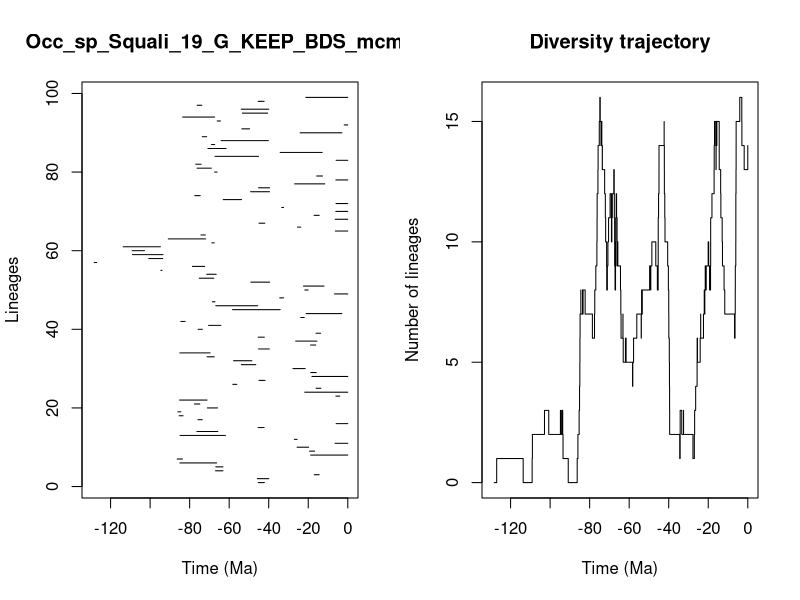

R code for this plot:


pdf(file='../Results/Species/5_MA_bins_EXT_EP_FT/pyrate_mcmc_logs/Occ_sp_Squali_19_G_KEEP_BDS_mcmc_LTT.pdf',width=0.6*20, height=0.6*10)
title = "Occ_sp_Squali_19_G_KEEP_BDS_mcmc"
ts=c(45.30355724523651, 45.744696937990625,16.985956065531223,66.90030628494445,66.75157483186563,84.9170252072499,86.29781430401766,18.769881409824606,19.342157882979603,25.644489784811533,6.444357611528011,27.033251085102115,84.83759544226514,76.33371249789882,45.36137740474045,5.890142549968163,75.81101993858412,85.31962773788631,85.93404916121267,71.03545004912189,77.53654937021685,85.11372443466252,6.0366884128409275,21.780542231846354,16.008292839132416,58.16857226756246,44.907247772675895,18.126406678155725,18.77212060813354,27.733547648450973,53.84668290949234,57.77798055075584,71.17763099884958,84.96484697482683,45.12860185844399,18.835068365571605,26.360750443823004,45.32537974912253,16.06987649697119,75.71763401621857,70.42867733329891,84.4572731772325,23.80633849635314,21.02773871075367,58.299607634950206,66.76424966411713,68.53804976537182,34.433936171074905,6.696099253479088,21.730663327924272,22.409904714723282,49.058387279066935,75.12271220128972,71.35769160279816,94.54586203654937,78.61085048085145,128.28659136400762,100.68797566690536,108.96445682139637,109.09549005189237,113.62340262361747,68.76654534337783,90.82511298157483,74.27382547867154,6.308735065752597,25.452900792789446,44.91178923540685,6.337211343916061,17.036176146940658,6.040037644663149,33.40058183032999,5.947670822988921,63.015074565294235,77.41254546174191,49.15892448222983,45.13143389926617,26.882557023033417,6.058241165518586,15.73751902822732,67.34186331921654,76.2498206913326,76.88011656327231,5.901127010332421,67.15069821648534,34.20647502346262,70.75379820722739,68.96304711877016,64.10715051950314,73.61440484526905,24.075921094887082,53.612385088979224,1.8181474961090578,66.06383443705413,83.55179160099472,53.37027859312594,53.91966898095826,76.20307043378213,45.33873937131368,21.212064809398314)
te=c(42.19594817388472, 39.94226806043379,14.445918399719694,63.12488796075851,63.15936160643207,66.37038664535109,83.61081067418331,0.0,16.81659137906093,19.776167900663488,0.0,25.61312638345528,61.88758368520651,65.73487546352119,42.316250323297545,0.0,73.60172928304087,83.3284520081573,84.45955281864003,65.8931941110106,74.8515394227134,71.18707580248874,4.0572147841499815,0.0,13.611260187052828,56.14260530624828,41.87321304921173,0.0,15.976758372473427,21.52565642344353,46.54225684730934,48.51885806557765,67.55945654552522,69.65521511888996,39.70541125962558,16.19233717825677,15.639576740185968,42.219315604009175,13.716494021092062,73.56700547694983,64.2245847732702,82.27706587006843,22.025402353824656,3.0346228953494254,34.20222337470058,45.634301720939085,67.16416695502504,32.50254274015681,0.0,20.035767085967176,11.994413130917549,39.5210314748646,67.78643314343893,66.56457101209998,93.97592020691724,72.41158996589171,127.02446497119895,93.62658715563884,93.46419745455427,102.84298564613918,94.78747973018332,67.51483383738272,71.89729487548979,72.0613177239607,0.0,23.829791455996897,41.99308899736532,0.0,14.447982323076417,0.0,32.48694152906875,0.0,53.7193221941925,74.63522645675981,39.623461988781116,39.55820501289105,11.645399934684761,0.0,12.804924927799899,66.1158436124258,69.01116078776649,74.21173385797971,0.0,45.13736817774266,12.957688472567622,61.561625993682675,67.33474026099573,40.17837567751385,71.41276959406596,2.9760933332525825,49.65403679585764,0.0,64.40099572171918,67.36105855553433,40.52366515012087,39.981964851250936,73.83606503931343,42.304200036968375,0.0)
div_traj=c(0, 1,0,1,2,3,2,3,2,3,2,1,0,1,2,3,4,5,6,7,8,7,8,7,8,7,6,7,8,9,10,11,12,13,14,15,16,15,14,15,14,13,14,13,12,11,10,9,8,9,8,9,10,11,12,11,10,11,12,13,12,11,10,9,10,9,8,9,10,11,12,11,10,9,10,9,8,7,6,7,6,5,6,5,4,5,6,7,6,7,8,7,8,9,8,9,10,9,8,9,8,9,10,11,12,11,12,13,14,15,14,13,12,11,10,9,8,7,6,5,4,3,2,1,2,3,2,3,2,1,2,3,4,5,6,5,6,7,6,7,8,7,8,9,8,9,10,9,8,9,10,11,12,13,14,15,14,13,14,15,14,15,14,13,12,11,10,9,8,7,6,7,8,9,10,11,12,13,14,15,16,15,14,13,14)
time_events=c(128.28659136400762, 127.02446497119895,113.62340262361747,109.09549005189237,108.96445682139637,102.84298564613918,100.68797566690536,94.78747973018332,94.54586203654937,93.97592020691724,93.62658715563884,93.46419745455427,90.82511298157483,86.29781430401766,85.93404916121267,85.31962773788631,85.11372443466252,84.96484697482683,84.9170252072499,84.83759544226514,84.45955281864003,84.4572731772325,83.61081067418331,83.55179160099472,83.3284520081573,82.27706587006843,78.61085048085145,77.53654937021685,77.41254546174191,76.88011656327231,76.33371249789882,76.2498206913326,76.20307043378213,75.81101993858412,75.71763401621857,75.12271220128972,74.8515394227134,74.63522645675981,74.27382547867154,74.21173385797971,73.83606503931343,73.61440484526905,73.60172928304087,73.56700547694983,72.41158996589171,72.0613177239607,71.89729487548979,71.41276959406596,71.35769160279816,71.18707580248874,71.17763099884958,71.03545004912189,70.75379820722739,70.42867733329891,69.65521511888996,69.01116078776649,68.96304711877016,68.76654534337783,68.53804976537182,67.78643314343893,67.55945654552522,67.51483383738272,67.36105855553433,67.34186331921654,67.33474026099573,67.16416695502504,67.15069821648534,66.90030628494445,66.76424966411713,66.75157483186563,66.56457101209998,66.37038664535109,66.1158436124258,66.06383443705413,65.8931941110106,65.73487546352119,64.40099572171918,64.2245847732702,64.10715051950314,63.15936160643207,63.12488796075851,63.015074565294235,61.88758368520651,61.561625993682675,58.299607634950206,58.16857226756246,57.77798055075584,56.14260530624828,53.91966898095826,53.84668290949234,53.7193221941925,53.612385088979224,53.37027859312594,49.65403679585764,49.15892448222983,49.058387279066935,48.51885806557765,46.54225684730934,45.744696937990625,45.634301720939085,45.36137740474045,45.33873937131368,45.32537974912253,45.30355724523651,45.13736817774266,45.13143389926617,45.12860185844399,44.91178923540685,44.907247772675895,42.316250323297545,42.304200036968375,42.219315604009175,42.19594817388472,41.99308899736532,41.87321304921173,40.52366515012087,40.17837567751385,39.981964851250936,39.94226806043379,39.70541125962558,39.623461988781116,39.55820501289105,39.5210314748646,34.433936171074905,34.20647502346262,34.20222337470058,33.40058183032999,32.50254274015681,32.48694152906875,27.733547648450973,27.033251085102115,26.882557023033417,26.360750443823004,25.644489784811533,25.61312638345528,25.452900792789446,24.075921094887082,23.829791455996897,23.80633849635314,22.409904714723282,22.025402353824656,21.780542231846354,21.730663327924272,21.52565642344353,21.212064809398314,21.02773871075367,20.035767085967176,19.776167900663488,19.342157882979603,18.835068365571605,18.77212060813354,18.769881409824606,18.126406678155725,17.036176146940658,16.985956065531223,16.81659137906093,16.19233717825677,16.06987649697119,16.008292839132416,15.976758372473427,15.73751902822732,15.639576740185968,14.447982323076417,14.445918399719694,13.716494021092062,13.611260187052828,12.957688472567622,12.804924927799899,11.994413130917549,11.645399934684761,6.696099253479088,6.444357611528011,6.337211343916061,6.308735065752597,6.058241165518586,6.040037644663149,6.0366884128409275,5.947670822988921,5.901127010332421,5.890142549968163,4.0572147841499815,3.0346228953494254,2.9760933332525825,1.8181474961090578,0.0)
                par(mfrow=c(1,2))
                L = length(ts)
                plot(ts, 1:L , xlim=c(-max(ts)-1,0), pch=20, type="n", main=title,xlab="Time (Ma)",ylab="Lineages")
                for (i in 1:L){segments(x0=-te[i],y0=i,x1=-ts[i],y1=i)}    
                t = -time_events
                plot(div_traj ~ t,type="s", main = "Diversity trajectory",xlab="Time (Ma)",ylab="Number of lineages",xlim=c(-max(ts)-1,0))
                abline(v=c(65,200,251,367,445),lty=2,col="gray")
                
